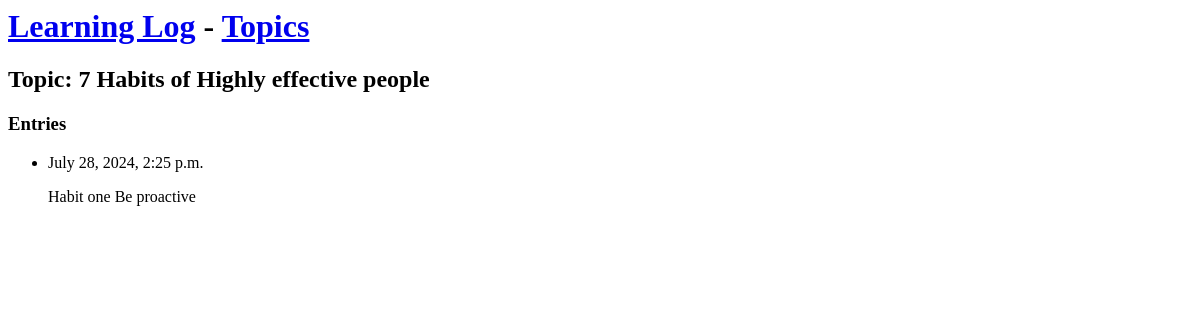
Before: /topics/3/ with the older database file.
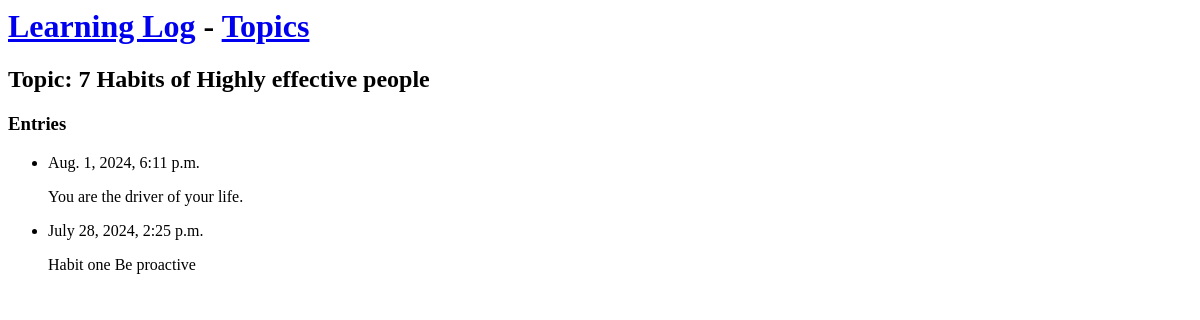
After: the same page with the newer database file.
### learning_logs/models.py (models this page shows, shortened)
class Topic(models.Model):
    text = models.CharField(max_length=200)
    date_added = models.DateTimeField(auto_now_add=True)
    def __str__(self):
        return self.text

class Entry(models.Model):
    topic = models.ForeignKey(Topic, on_delete=models.CASCADE)
    text = models.TextField()
    date_added = models.DateTimeField(auto_now_add=True)
    class Meta:
        verbose_name_plural = 'entries'

### learning_logs/views.py (the view)
# urls.py: path('topics/<int:topic_id>/', views.topic, name='topic')
def topic(request, topic_id):
    topic = Topic.objects.get(id=topic_id)
    entries = topic.entry_set.order_by('-date_added')
    context = {'topic': topic, 'entries': entries}
    return render(request, 'learning_logs/topic.html', context)

### learning_logs/templates/learning_logs/topic.html
{% extends 'learning_logs/base.html'%}
{%block content%}
<h2>Topic: {{ topic }}</h2>
<h3>Entries</h3>
<ul>
 {% for entry in entries%}
    <li>
        <p>{{ entry.date_added }}</p>
        <p>{{ entry.text|linebreaks }}</p>
    </li>
 {% empty %}
      <p>There are no entries for thus topic yet.</p>
{% endfor %}
</ul>
{% endblock content %}

### learning_logs/templates/learning_logs/base.html
<h1>
  <a href ="{% url 'learning_logs:index' %}">Learning Log</a> -
  <a href = "{% url 'learning_logs:topics'%}">Topics</a>
</h1>
{%block content %}{% endblock content %}

Changed rows visible on the page:
added Entry: date_added "Aug. 1, 2024, 6:11 p.m.", text "You are the driver of your life."
